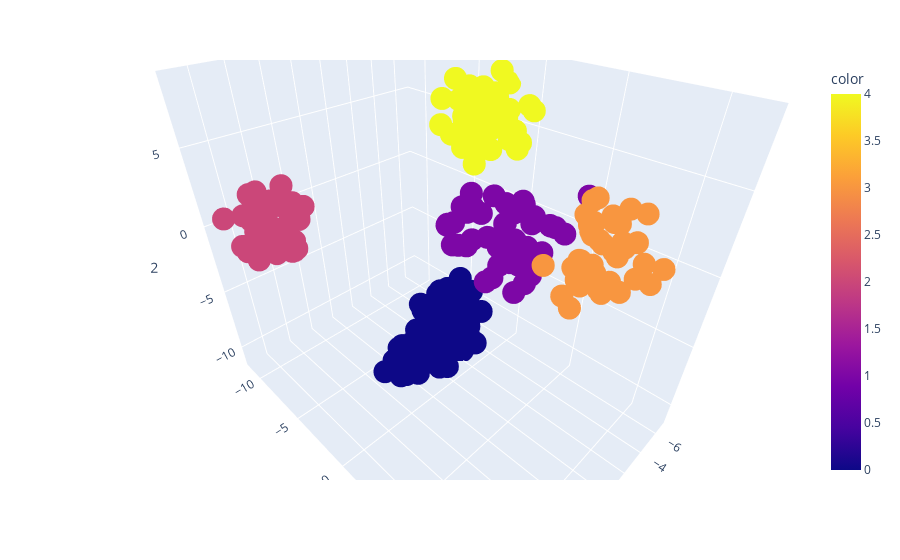

The notebook cell saved with this chart:
### Code cell
prepare_annotation_for_images(data_dir="./data/image", n_clusters=5)

### Figure 1 — Plotly figure (JSON) as saved in the notebook; plotly's stock layout.template omitted (floating-point values rounded to 4 significant figures; data arrays with more than 128 entries replaced by an {"elided": "..."} marker saying what was removed)
{"data": [{"hovertemplate": "0=%{x}<br>1=%{y}<br>2=%{z}<br>color=%{marker.color}<extra></extra>", "legendgroup": "", "marker": {"color": {"elided": "252 int values"}, "coloraxis": "coloraxis", "size": 8, "symbol": "circle"}, "mode": "markers", "name": "", "scene": "scene", "showlegend": false, "type": "scatter3d", "x": {"elided": "252 float values"}, "y": {"elided": "252 float values"}, "z": {"elided": "252 float values"}}], "layout": {"autosize": true, "coloraxis": {"colorbar": {"title": {"text": "color"}}, "colorscale": [[0, "#0d0887"], [0.1111, "#46039f"], [0.2222, "#7201a8"], [0.3333, "#9c179e"], [0.4444, "#bd3786"], [0.5556, "#d8576b"], [0.6667, "#ed7953"], [0.7778, "#fb9f3a"], [0.8889, "#fdca26"], [1, "#f0f921"]]}, "legend": {"tracegroupgap": 0}, "margin": {"t": 60}, "scene": {"aspectmode": "auto", "aspectratio": {"x": 0.8239, "y": 1.187, "z": 1.023}, "camera": {"center": {"x": 0, "y": 0, "z": 0}, "eye": {"x": 0.833, "y": 0.833, "z": 0.833}, "projection": {"type": "perspective"}, "up": {"x": 0, "y": 0, "z": 1}}, "domain": {"x": [0, 1], "y": [0, 1]}, "xaxis": {"title": {"text": "0"}, "type": "linear"}, "yaxis": {"title": {"text": "1"}, "type": "linear"}, "zaxis": {"title": {"text": "2"}, "type": "linear"}}}}
